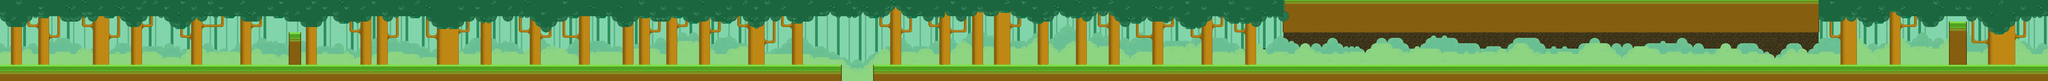

Below is a game level as drawn by its tile map, then a one-line description and the .tmx that defines it (tile-layer data replaced by summaries):
An orthogonal 375x15 tile map with 16x16 px tiles, 9 tile layers (Fundo, Árvores do fundo, Arbustos 2, Arbustos 1, ...).

<map version="1.0" orientation="orthogonal" renderorder="right-down" width="375" height="15" tilewidth="16" tileheight="16" nextobjectid="1">
 <tileset firstgid="1" name="Tiles Floresta" tilewidth="16" tileheight="16">
  <image source="floresta.png" width="224" height="144" />
 </tileset>
 <layer name="Fundo" width="375" height="15">
  <data>[5625 cells, 1482 non-empty, 4 distinct tile ids]</data>
 </layer>
 <layer name="Árvores do fundo" width="375" height="15">
  <data>[5625 cells, 802 non-empty, 2 distinct tile ids]</data>
 </layer>
 <layer name="Arbustos 2" width="375" height="15">
  <data>[5625 cells, 611 non-empty, 10 distinct tile ids]</data>
 </layer>
 <layer name="Arbustos 1" width="375" height="15">
  <data>[5625 cells, 1061 non-empty, 10 distinct tile ids]</data>
 </layer>
 <layer name="Árvores" width="375" height="15">
  <data>[5625 cells, 870 non-empty, 19 distinct tile ids]</data>
 </layer>
 <layer name="Chão/Muros" width="375" height="15">
  <data>[5625 cells, 1550 non-empty, 13 distinct tile ids]</data>
 </layer>
 <layer name="Caverna" width="375" height="15">
  <data>[5625 cells, 594 non-empty, 6 distinct tile ids]</data>
 </layer>
 <layer name="Grama/Laterais" width="375" height="15">
  <data>[5625 cells, 420 non-empty, 17 distinct tile ids]</data>
 </layer>
 <layer name="Copa" width="375" height="15">
  <data>[5625 cells, 1153 non-empty, 22 distinct tile ids]</data>
 </layer>
</map>